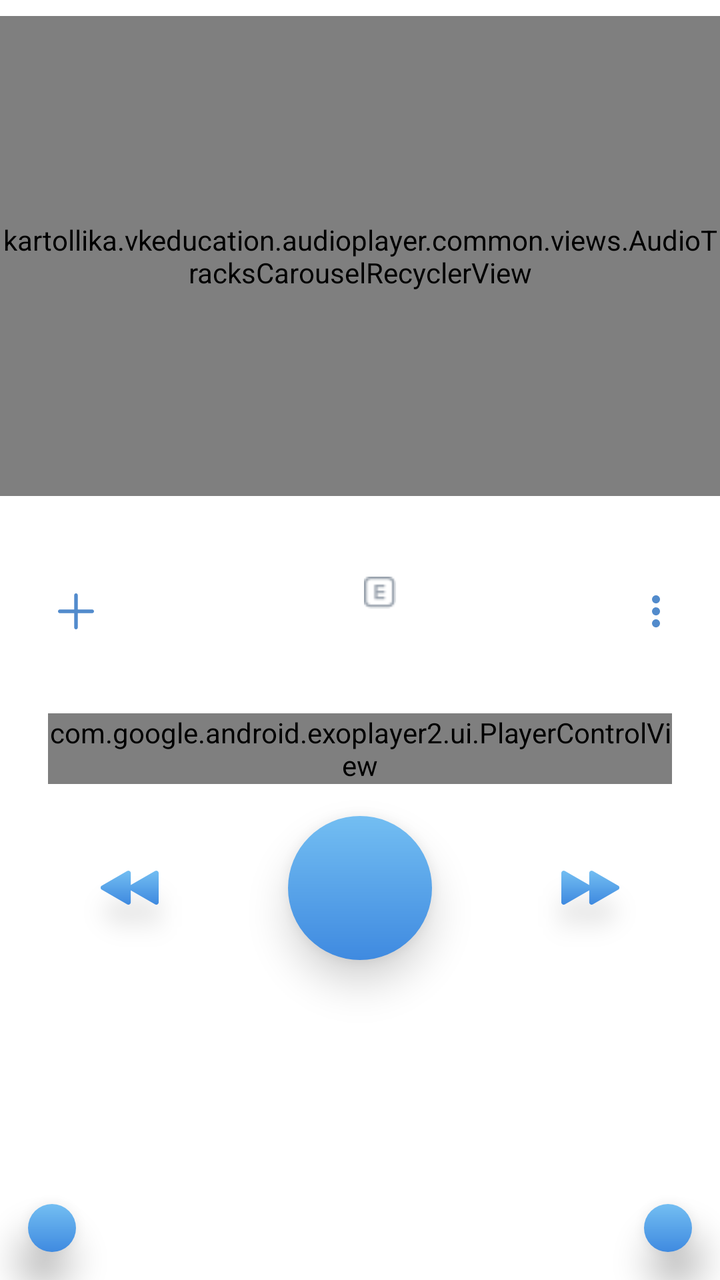
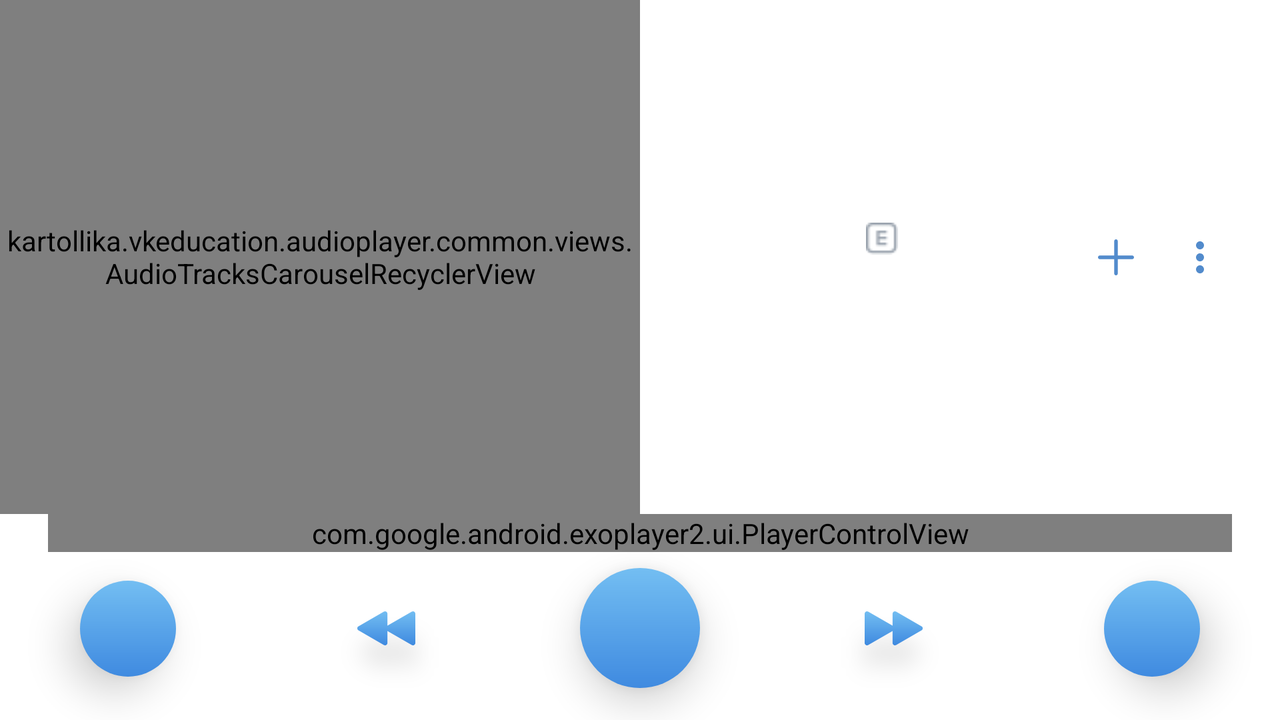

Two renders of one Android screen. The first uses the default layout on a phone; the second uses the alternative layout the repository ships for a different screen configuration, on a matching device. The two XML files are below.
<!-- AndroidManifest.xml: application theme AppTheme -->
<!-- res/layout/fragment_audioplayer.xml -->
<?xml version="1.0" encoding="utf-8"?>
<android.support.constraint.ConstraintLayout xmlns:android="http://schemas.android.com/apk/res/android"
    xmlns:app="http://schemas.android.com/apk/res-auto"
    android:layout_width="match_parent"
    android:layout_height="match_parent">

    <ImageView
        android:id="@+id/previousTrackActionView"
        android:layout_width="wrap_content"
        android:layout_height="wrap_content"
        android:layout_gravity="center"
        android:layout_marginEnd="46dp"
        android:background="@drawable/skip_next_48"
        android:scaleX="-1"
        app:layout_constraintBottom_toBottomOf="@+id/pausePlayActionView"
        app:layout_constraintEnd_toStartOf="@+id/pausePlayActionView"
        app:layout_constraintTop_toTopOf="@+id/pausePlayActionView" />

    <ImageView
        android:id="@+id/pausePlayActionView"
        android:layout_width="72dp"
        android:layout_height="72dp"
        android:layout_marginTop="16dp"
        android:background="@drawable/standart_circle_button_gradient"
        android:elevation="12dp"
        android:padding="12dp"
        android:src="@drawable/ic_pause_48"
        app:layout_constraintBottom_toTopOf="@+id/shuffleActionView"
        app:layout_constraintEnd_toEndOf="parent"
        app:layout_constraintHorizontal_bias="0.5"
        app:layout_constraintStart_toStartOf="parent"
        app:layout_constraintTop_toBottomOf="@+id/exo_controllers" />

    <ImageView
        android:id="@+id/shuffleActionView"
        android:layout_width="wrap_content"
        android:layout_height="wrap_content"
        android:layout_gravity="bottom"
        android:layout_marginStart="14dp"
        android:layout_marginBottom="14dp"
        android:background="@drawable/standart_circle_button_gradient"
        android:elevation="12dp"
        android:padding="12dp"
        android:src="@drawable/ic_shuffle_24"
        app:layout_constraintBottom_toBottomOf="parent"
        app:layout_constraintStart_toStartOf="parent" />

    <ImageView
        android:id="@+id/repeatActionView"
        android:layout_width="wrap_content"
        android:layout_height="wrap_content"
        android:layout_gravity="bottom"
        android:layout_marginEnd="14dp"
        android:layout_marginBottom="14dp"
        android:background="@drawable/standart_circle_button_gradient"
        android:elevation="12dp"
        android:padding="12dp"
        android:src="@drawable/ic_repeat_24"
        app:layout_constraintBottom_toBottomOf="parent"
        app:layout_constraintEnd_toEndOf="parent" />


    <ImageView
        android:id="@+id/nextTrackActionView"
        android:layout_width="wrap_content"
        android:layout_height="wrap_content"
        android:layout_gravity="center"
        android:layout_marginStart="46dp"
        android:src="@drawable/skip_next_48"
        app:layout_constraintBottom_toBottomOf="@+id/pausePlayActionView"
        app:layout_constraintStart_toEndOf="@+id/pausePlayActionView"
        app:layout_constraintTop_toTopOf="@+id/pausePlayActionView" />

    <LinearLayout
        android:id="@+id/linearLayout3"
        android:layout_width="match_parent"
        android:layout_height="wrap_content"
        android:gravity="center"
        android:orientation="horizontal"
        android:paddingLeft="26dp"
        android:paddingRight="26dp"
        app:layout_constraintBottom_toTopOf="@+id/exo_controllers"
        app:layout_constraintTop_toBottomOf="@+id/tracksRecyclerView"
        app:layout_constraintVertical_bias="0.19999999"
        app:layout_constraintVertical_chainStyle="packed">

        <ImageButton
            android:id="@+id/addActionView"
            android:layout_width="wrap_content"
            android:layout_height="wrap_content"
            android:background="?attr/actionBarItemBackground"
            android:src="@drawable/ic_add_outline_24" />

        <LinearLayout
            android:layout_width="0dp"
            android:layout_height="wrap_content"
            android:layout_weight="1"
            android:orientation="vertical"
            android:paddingLeft="8dp"
            android:paddingRight="8dp">

            <RelativeLayout
                android:layout_width="match_parent"
                android:layout_height="match_parent"
                android:layout_gravity="center_horizontal"
                android:gravity="center">

                <ImageView
                    android:id="@+id/explicitSongLogoView"
                    android:layout_width="wrap_content"
                    android:layout_height="wrap_content"
                    android:layout_alignBaseline="@id/artistNameTextView"
                    android:layout_toRightOf="@id/artistNameTextView"
                    android:baselineAlignBottom="true"
                    android:src="@drawable/ic_explicit" />

                <TextView
                    android:id="@+id/artistNameTextView"
                    android:layout_width="wrap_content"
                    android:layout_height="wrap_content"
                    android:layout_marginRight="@dimen/default_half_horizontal_margin"
                    android:ellipsize="marquee"
                    android:focusable="true"
                    android:focusableInTouchMode="true"
                    android:fontFamily="@font/roboto_medium"
                    android:marqueeRepeatLimit="marquee_forever"
                    android:scrollHorizontally="true"
                    android:singleLine="true"
                    android:textAlignment="center"
                    android:textSize="24sp" />

            </RelativeLayout>

            <TextView
                android:id="@+id/songNameTextView"
                android:layout_width="wrap_content"
                android:layout_height="wrap_content"
                android:layout_gravity="center_horizontal"
                android:ellipsize="marquee"
                android:focusable="true"
                android:focusableInTouchMode="true"
                android:fontFamily="@font/roboto"
                android:marqueeRepeatLimit="marquee_forever"
                android:scrollHorizontally="true"
                android:singleLine="true"
                android:textAlignment="center"
                android:textColor="#528bcc"
                android:textSize="16sp" />

        </LinearLayout>

        <ImageButton
            android:id="@+id/moreActionsActionView"
            android:layout_width="wrap_content"
            android:layout_height="wrap_content"
            android:background="?attr/actionBarItemBackground"
            android:src="@drawable/ic_more_24dp" />

    </LinearLayout>

    <android.support.constraint.Guideline
        android:id="@+id/guideline2"
        android:layout_width="wrap_content"
        android:layout_height="wrap_content"
        android:orientation="horizontal"
        app:layout_constraintGuide_percent="0.4" />


    <com.google.android.exoplayer2.ui.PlayerControlView

        android:id="@+id/exo_controllers"
        android:layout_width="match_parent"
        android:layout_height="wrap_content"
        android:layout_marginStart="24dp"
        android:layout_marginTop="24dp"
        android:layout_marginEnd="24dp"
        app:controller_layout_id="@layout/player_controls"
        app:layout_constraintBottom_toTopOf="@+id/pausePlayActionView"
        app:layout_constraintEnd_toEndOf="parent"
        app:layout_constraintStart_toStartOf="parent"
        app:layout_constraintTop_toBottomOf="@+id/linearLayout3"
        app:show_timeout="0" />

    <kartollika.vkeducation.audioplayer.common.views.AudioTracksCarouselRecyclerView
        android:id="@+id/tracksRecyclerView"
        android:layout_width="match_parent"
        android:layout_height="0dp"
        android:layout_gravity="center_horizontal"
        android:layout_marginTop="8dp"
        android:layout_marginBottom="8dp"
        android:clipToPadding="false"
        android:nestedScrollingEnabled="false"
        android:overScrollMode="never"
        app:layout_constraintBottom_toTopOf="@+id/guideline2"
        app:layout_constraintEnd_toEndOf="parent"
        app:layout_constraintStart_toStartOf="parent"
        app:layout_constraintTop_toTopOf="parent">

    </kartollika.vkeducation.audioplayer.common.views.AudioTracksCarouselRecyclerView>

</android.support.constraint.ConstraintLayout>
<!-- res/layout/player_controls.xml (included above) -->
<?xml version="1.0" encoding="utf-8"?>
<LinearLayout xmlns:android="http://schemas.android.com/apk/res/android"
    android:id="@+id/controllers"
    android:layout_width="match_parent"
    android:layout_height="match_parent"
    android:orientation="vertical">

    <include layout="@layout/audio_seekbar" />

</LinearLayout>
<!-- res/layout/audio_seekbar.xml (included above) -->
<?xml version="1.0" encoding="utf-8"?>
<android.support.constraint.ConstraintLayout xmlns:android="http://schemas.android.com/apk/res/android"
    xmlns:app="http://schemas.android.com/apk/res-auto"
    android:layout_width="match_parent"
    android:layout_height="wrap_content">

    <com.google.android.exoplayer2.ui.DefaultTimeBar
        android:id="@+id/exo_progress"
        android:layout_width="match_parent"
        android:layout_height="wrap_content"
        app:bar_height="3dp"
        app:buffered_color="@color/kashmir_blue_alpha_12"
        app:layout_constraintTop_toTopOf="parent"
        app:played_color="@color/dodger_blue"
        app:scrubber_color="@color/havelock_blue"
        app:scrubber_enabled_size="11dp"
        app:unplayed_color="@color/kashmir_blue_alpha_12" />

    <TextView
        android:id="@+id/exo_position"
        android:layout_width="wrap_content"
        android:layout_height="wrap_content"
        android:layout_marginLeft="8dp"
        android:text="@string/timeline_default"
        android:textAlignment="viewStart"
        android:textColor="@color/danube"
        android:textSize="12sp"
        app:layout_constraintStart_toStartOf="@+id/exo_progress"
        app:layout_constraintTop_toBottomOf="@+id/exo_progress" />

    <TextView
        android:id="@+id/exo_duration"
        android:layout_width="wrap_content"
        android:layout_height="wrap_content"
        android:layout_marginRight="8dp"
        android:text="@string/timeline_default"
        android:textAlignment="viewEnd"
        android:textColor="@color/regent_gray"
        android:textSize="12sp"
        app:layout_constraintEnd_toEndOf="@+id/exo_progress"
        app:layout_constraintTop_toBottomOf="@+id/exo_progress" />

</android.support.constraint.ConstraintLayout>
<!-- resources referenced by this layout -->
<resources>
  <color name="danube">#528bcc</color>
  <color name="dodger_blue">#2a8eff</color>
  <color name="havelock_blue">#3f8ae0</color>
  <color name="kashmir_blue_alpha_12">#1F45678F</color>
  <color name="regent_gray">#909499</color>
  <dimen name="default_half_horizontal_margin">8dp</dimen>
  <!-- drawable ic_add_outline_24: png bitmap (drawable-hdpi, 227 bytes) -->
  <!-- drawable ic_explicit: png bitmap (drawable, 397 bytes) -->
  <!-- drawable ic_more_24dp: png bitmap (drawable-hdpi, 160 bytes) -->
  <!-- drawable skip_next_48: png bitmap (drawable-hdpi, 1873 bytes) -->
  <!-- drawable standart_circle_button_gradient (drawable) -->
  <?xml version="1.0" encoding="utf-8"?>
  <shape xmlns:android="http://schemas.android.com/apk/res/android"
      android:shape="oval">
  
      <gradient
          android:angle="270"
          android:endColor="#3F8AE0"
          android:startColor="#73BEF2" />
  </shape>
  <string name="timeline_default">0:00</string>
</resources>
<!-- res/layout-land/fragment_audioplayer.xml (the repository's variant of the layout above) -->
<!-- drawn on the phone turned sideways -->
<?xml version="1.0" encoding="utf-8"?>
<android.support.constraint.ConstraintLayout xmlns:android="http://schemas.android.com/apk/res/android"
    xmlns:app="http://schemas.android.com/apk/res-auto"
    xmlns:tools="http://schemas.android.com/tools"
    android:layout_width="match_parent"
    android:layout_height="match_parent">

    <kartollika.vkeducation.audioplayer.common.views.AudioTracksCarouselRecyclerView
        android:id="@+id/tracksRecyclerView"
        android:layout_width="0dp"
        android:layout_height="0dp"
        android:layout_gravity="center_horizontal"
        android:clipChildren="false"
        android:clipToPadding="false"
        android:nestedScrollingEnabled="false"
        android:overScrollMode="never"
        app:layout_constraintBottom_toTopOf="@+id/exo_controllers"
        app:layout_constraintEnd_toStartOf="@+id/guideline"
        app:layout_constraintStart_toStartOf="parent"
        app:layout_constraintTop_toTopOf="parent" />

    <com.google.android.exoplayer2.ui.PlayerControlView
        android:id="@+id/exo_controllers"
        android:layout_width="0dp"
        android:layout_height="wrap_content"
        android:layout_marginStart="24dp"
        android:layout_marginEnd="24dp"
        android:layout_marginBottom="8dp"
        app:controller_layout_id="@layout/player_controls"
        app:layout_constraintBottom_toTopOf="@+id/pausePlayActionView"
        app:layout_constraintEnd_toEndOf="parent"
        app:layout_constraintStart_toStartOf="parent"
        app:show_timeout="0" />

    <ImageView
        android:id="@+id/pausePlayActionView"
        android:layout_width="60dp"
        android:layout_height="60dp"
        android:layout_marginBottom="16dp"
        android:background="@drawable/standart_circle_button_gradient"
        android:elevation="12dp"
        android:padding="12dp"
        android:src="@drawable/ic_pause_48"
        app:layout_constraintBottom_toBottomOf="parent"
        app:layout_constraintEnd_toEndOf="parent"
        app:layout_constraintStart_toStartOf="parent"
        tools:visibility="visible" />

    <ImageView
        android:id="@+id/previousTrackActionView"
        android:layout_width="wrap_content"
        android:layout_height="wrap_content"
        android:layout_gravity="center"
        android:layout_marginStart="8dp"
        android:layout_marginEnd="36dp"
        android:scaleX="-1"
        app:layout_constraintBottom_toBottomOf="@+id/pausePlayActionView"
        app:layout_constraintEnd_toStartOf="@+id/pausePlayActionView"
        app:layout_constraintHorizontal_bias="0.7"
        app:layout_constraintStart_toEndOf="@+id/shuffleActionView"
        app:layout_constraintTop_toTopOf="@+id/pausePlayActionView"
        app:srcCompat="@drawable/skip_next_48" />

    <ImageView
        android:id="@+id/shuffleActionView"
        android:layout_width="48dp"
        android:layout_height="48dp"
        android:layout_gravity="bottom"
        android:layout_marginStart="16dp"
        android:background="@drawable/standart_circle_button_gradient"
        android:elevation="12dp"
        android:padding="12dp"
        android:src="@drawable/ic_shuffle_24"
        app:layout_constraintBottom_toBottomOf="@+id/previousTrackActionView"
        app:layout_constraintStart_toStartOf="@+id/exo_controllers"
        app:layout_constraintTop_toTopOf="@+id/previousTrackActionView"
        tools:visibility="visible" />

    <ImageView
        android:id="@+id/nextTrackActionView"
        android:layout_width="wrap_content"
        android:layout_height="wrap_content"
        android:layout_gravity="center"
        android:layout_marginStart="36dp"
        android:layout_marginEnd="8dp"
        app:layout_constraintBottom_toBottomOf="@+id/pausePlayActionView"
        app:layout_constraintEnd_toStartOf="@+id/repeatActionView"
        app:layout_constraintHorizontal_bias="0.3"
        app:layout_constraintStart_toEndOf="@+id/pausePlayActionView"
        app:layout_constraintTop_toTopOf="@+id/pausePlayActionView"
        app:srcCompat="@drawable/skip_next_48"
        tools:visibility="visible" />


    <ImageView
        android:id="@+id/repeatActionView"
        android:layout_width="48dp"
        android:layout_height="48dp"
        android:layout_gravity="bottom"
        android:layout_marginEnd="16dp"
        android:background="@drawable/standart_circle_button_gradient"
        android:elevation="12dp"
        android:padding="12dp"
        android:src="@drawable/ic_repeat_24"
        app:layout_constraintBottom_toBottomOf="@+id/nextTrackActionView"
        app:layout_constraintEnd_toEndOf="@+id/exo_controllers"
        app:layout_constraintTop_toTopOf="@+id/nextTrackActionView"
        tools:visibility="visible" />

    <LinearLayout
        android:id="@+id/linearLayout"
        android:layout_width="0dp"
        android:layout_height="wrap_content"
        android:layout_marginEnd="8dp"
        android:gravity="center"
        android:orientation="horizontal"
        android:paddingLeft="8dp"
        android:paddingRight="26dp"
        app:layout_constraintBottom_toBottomOf="@+id/tracksRecyclerView"
        app:layout_constraintEnd_toEndOf="parent"
        app:layout_constraintStart_toStartOf="@+id/guideline"
        app:layout_constraintTop_toTopOf="@+id/tracksRecyclerView">

        <LinearLayout
            android:layout_width="0dp"
            android:layout_height="wrap_content"
            android:layout_weight="1"
            android:orientation="vertical"
            android:paddingLeft="8dp"
            android:paddingRight="8dp">

            <RelativeLayout
                android:layout_width="match_parent"
                android:layout_height="match_parent"
                android:layout_gravity="center_horizontal"
                android:gravity="center">

                <ImageView
                    android:id="@+id/explicitSongLogoView"
                    android:layout_width="wrap_content"
                    android:layout_height="wrap_content"
                    android:layout_alignBaseline="@id/artistNameTextView"
                    android:layout_toRightOf="@id/artistNameTextView"
                    android:baselineAlignBottom="true"
                    android:src="@drawable/ic_explicit" />

                <TextView
                    android:id="@+id/artistNameTextView"
                    android:layout_width="wrap_content"
                    android:layout_height="wrap_content"
                    android:layout_marginRight="@dimen/default_half_horizontal_margin"
                    android:ellipsize="marquee"
                    android:focusable="true"
                    android:focusableInTouchMode="true"
                    android:fontFamily="@font/roboto_medium"
                    android:marqueeRepeatLimit="marquee_forever"
                    android:scrollHorizontally="true"
                    android:singleLine="true"
                    android:textAlignment="center"
                    android:textSize="24sp" />

            </RelativeLayout>

            <TextView
                android:id="@+id/songNameTextView"
                android:layout_width="match_parent"
                android:layout_height="wrap_content"
                android:layout_gravity="center_horizontal"
                android:ellipsize="marquee"
                android:focusable="true"
                android:focusableInTouchMode="true"
                android:fontFamily="@font/roboto"
                android:gravity="center"
                android:marqueeRepeatLimit="marquee_forever"
                android:scrollHorizontally="true"
                android:singleLine="true"
                android:textAlignment="center"
                android:textColor="#528bcc"
                android:textSize="16sp" />

        </LinearLayout>

        <ImageButton
            android:id="@+id/addActionView"
            android:layout_width="wrap_content"
            android:layout_height="wrap_content"
            android:layout_marginRight="24dp"
            android:background="?attr/actionBarItemBackground"
            android:src="@drawable/ic_add_outline_24" />

        <ImageButton
            android:id="@+id/moreActionsActionView"
            android:layout_width="wrap_content"
            android:layout_height="wrap_content"
            android:background="?attr/actionBarItemBackground"
            android:src="@drawable/ic_more_24dp" />

    </LinearLayout>


    <android.support.constraint.Guideline
        android:id="@+id/guideline"
        android:layout_width="wrap_content"
        android:layout_height="wrap_content"
        android:orientation="vertical"
        app:layout_constraintGuide_percent="0.5" />

</android.support.constraint.ConstraintLayout>
